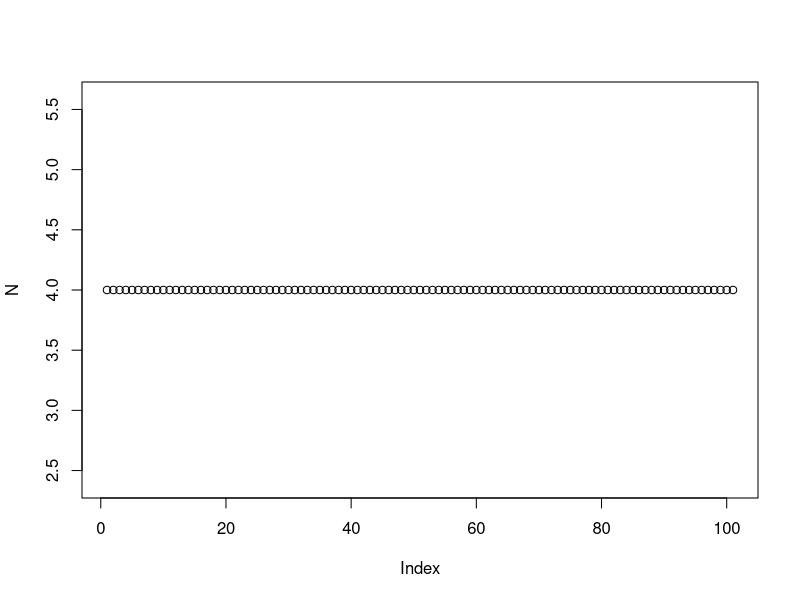
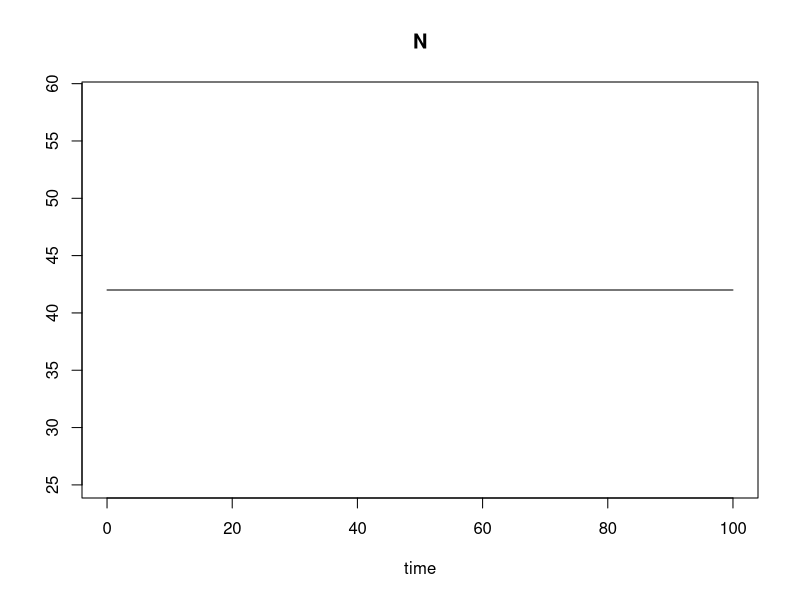
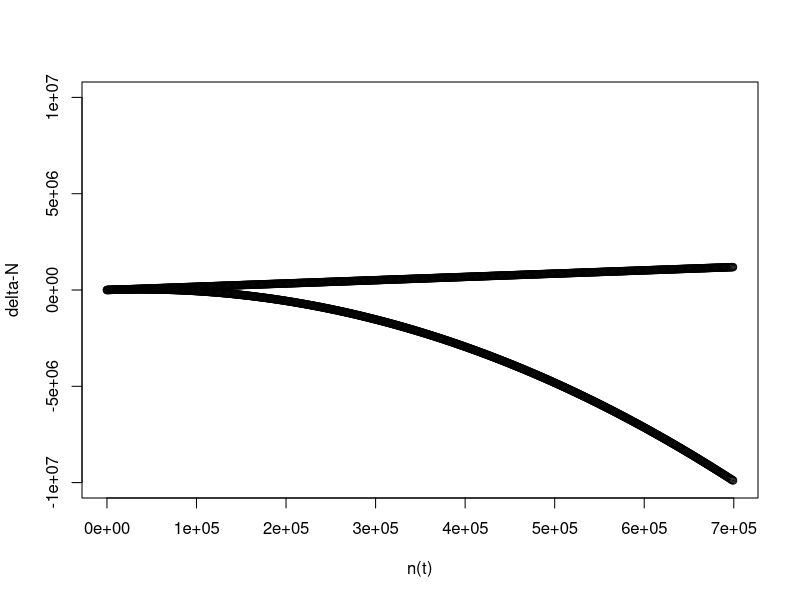

Here is the R script that generated these plots, in order:
## ---- chunk 1
knitr::opts_chunk$set(echo = TRUE)
library(ggplot2)
library(deSolve)
## ---- chunk 2
5+5
a <- 5
a
a+5
## ---- chunk 3
a <- c(5,13,2)
a
a[3]
a[3] <- 16
a
## ---- chunk 4
sqrt(16)
?sqrt
# Square root of 97?
a[4] <- NA
a
mean(a)
mean(a,na.rm=T)
## ---- chunk 5
my_fun <- function(x,y){
  z <- x+y
  return(z)
}
my_fun(17,3)
## ---- chunk 6
for(i in 1:5){
  z <- i + 6
  print(z)
}

for(i in 1:5){
  a[i] <- i
}
a

b <- c("I","love","R")
for(i in 1:length(b)){
  print(b[i])
}

## ---- chunk 7
## Exercise 7. Simulation model of discrete-time exponential growth
R <- 1
N0 <- 4
disc_exp <- function(R,N0){
  Nt1 <- R*N0
  return(Nt1)
}
N <- N0

for(i in 1:100){
  Nt1 <- disc_exp(R,N0)
  N <- c(N,Nt1)
  N0 <- Nt1
}
plot(N)
## ---- chunk 8
## Exercise 8. Continuous time model of exponential growth
library(deSolve)
cont_exp <- function(t, state, parameters) {
  with(as.list(c(state, parameters)), {
    dN <-  r * N
    return(list(dN))
  })
}

parameters <- c(r = 0)
state      <- c(N = 42)
times      <- seq(0, 100, by = 0.01)

out <- deSolve::ode(y = state, times = times, func = cont_exp, parms = parameters)

plot(out)
## ---- chunk 9
## Exercise 9. Linear and non-linear models
models <- function(rd,nt,K){
  dN.1 <- rd * nt
  dN.2 <- rd * nt * (1 - nt/K)
  return(list(dN.1,dN.2))
}

rd <- 1.7
nt <- seq(100,700000,by=1000)
K <- 75000

res <- models(rd,nt,K)
plot(nt,res[[1]],ylim=c(-10000000,10000000),xlab="n(t)",ylab="delta-N")
points(nt,res[[2]])
